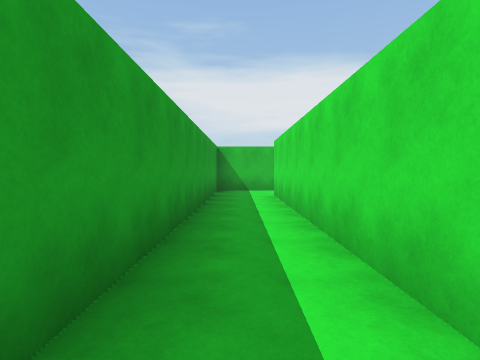
View 1 (above)

21 first-person views from a walk through a Unity game level. The camera is 1.4 m above the floor, tilts 2° down and sees 80° across. The floor is counted in squares, 2 m on a side. Each view is taken from the middle of a square. On the plan, view 1 faces up. The plan holds only what a view shows up to about 10 squares ahead; the rest is blank. The place goes on beyond the plan. The player character is not drawn.

View 2
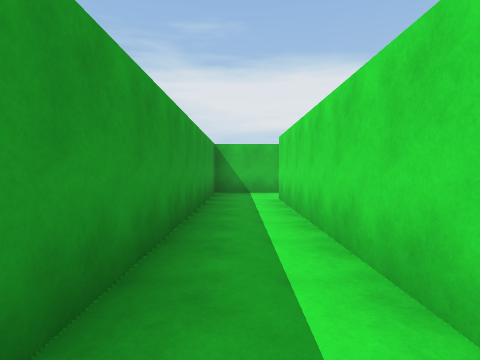

View 3
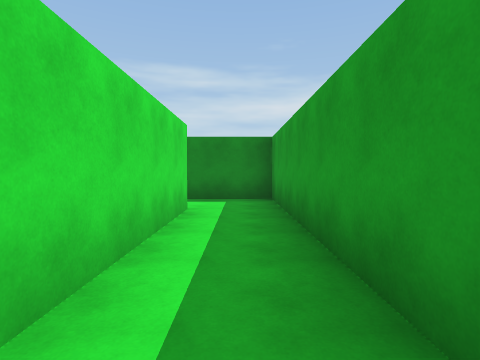

View 4
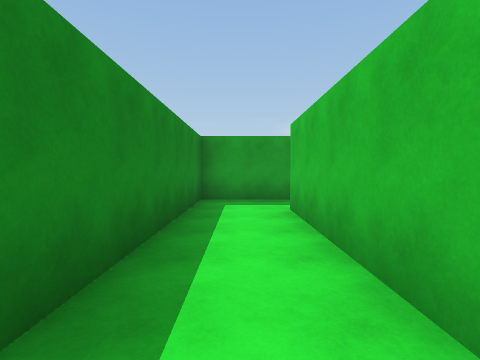

View 5
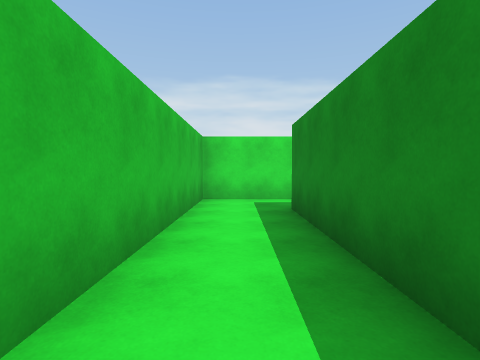

View 6
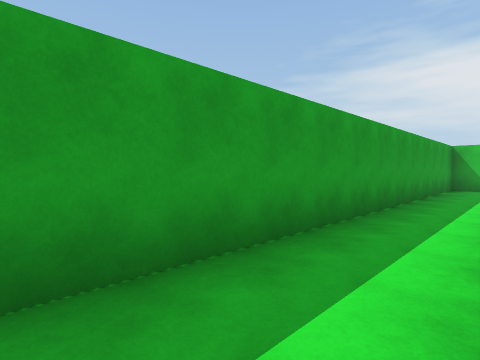

View 7
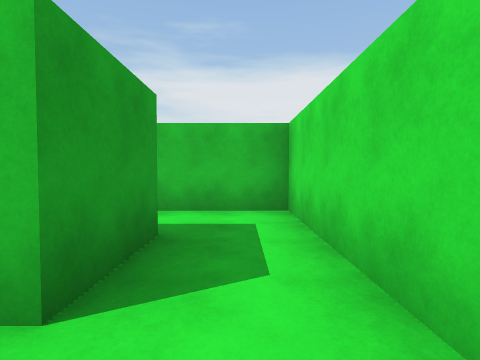

View 8
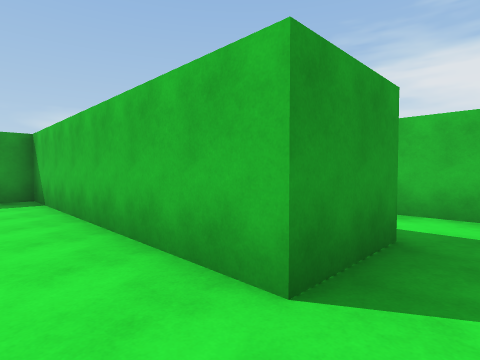

View 9
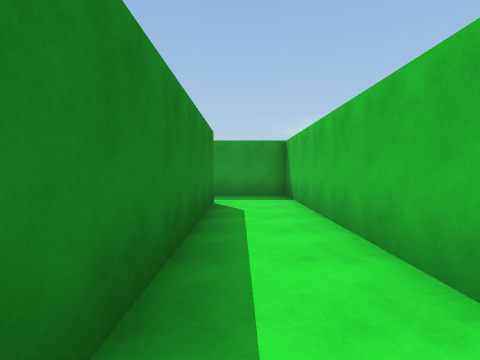

View 10
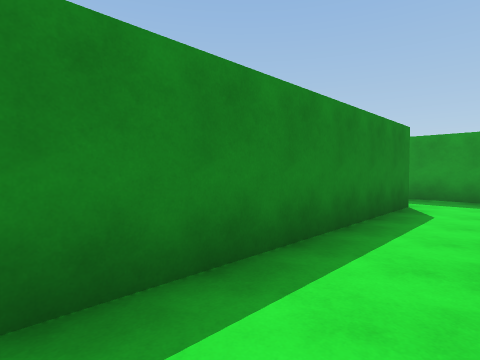

View 11
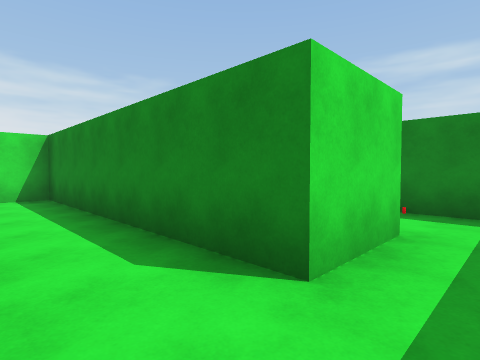

View 12
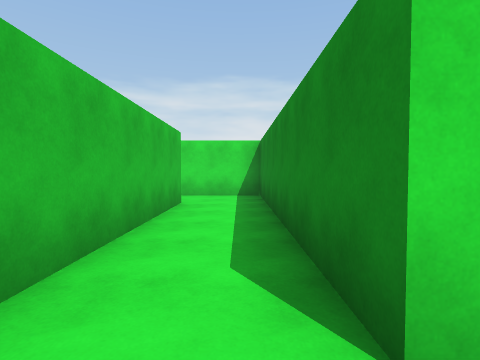

View 13
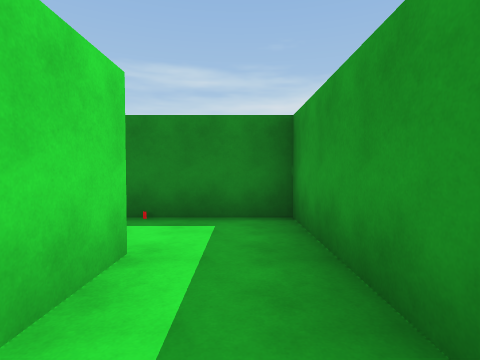

View 14
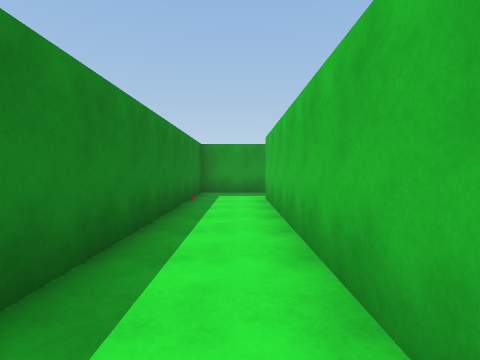

View 15
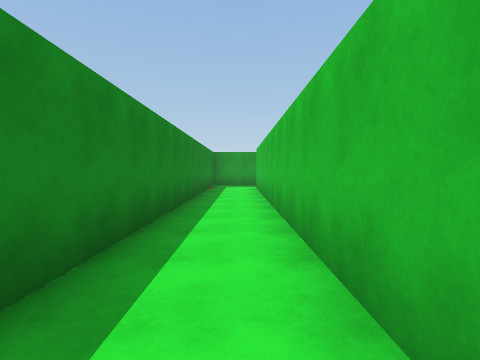

View 16
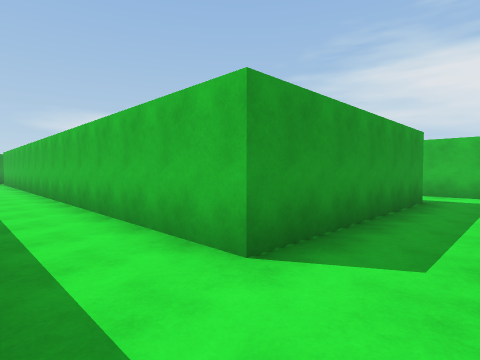

View 17
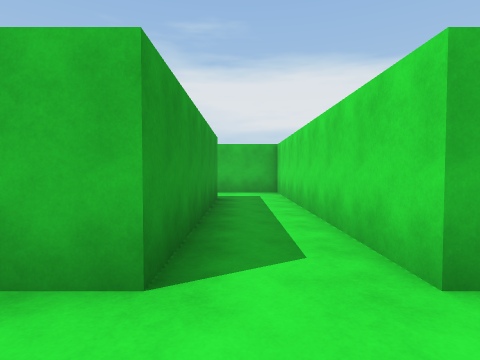

View 18
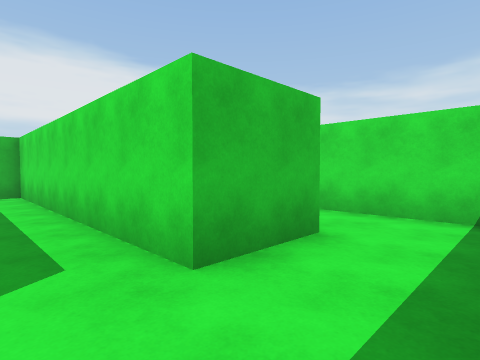

View 19
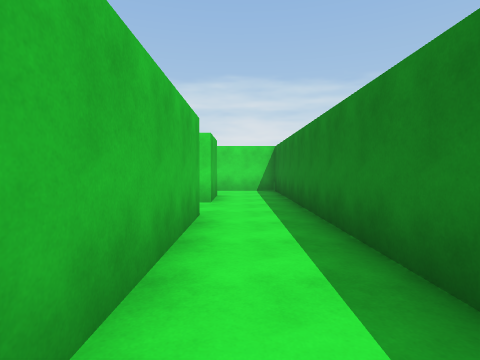

View 20
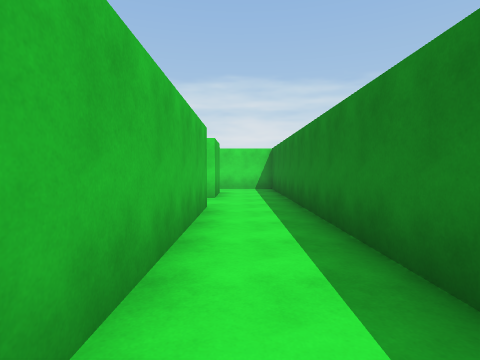

View 21
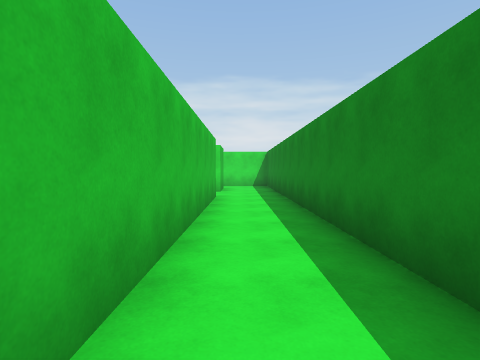

### Floor plan
Ten units are one square. View 1 is at (0, 0); x grows to the right and y downward. Boxes are objects, and circles mark ways between rooms. Rooms are numbered by the first view taken in them; rooms with no view inside come last. Other rooms are left out.
<svg viewBox="-13 -103 213 210">
<path fill="none" stroke="#000" d="M78 26 78 11 9 11 9 -80M12 -98 -8 -98 -8 29 61 29M61 29 61 47 -8 47 -8 65M9 66 78 66 78 26M182 84 182 11 160 11M164 29 164 84 9 84 9 66M-8 65 -8 102 186 102"/>
<circle cx="70" cy="35" r="3" fill="#2a7"/>
<circle cx="0" cy="75" r="3" fill="#2a7"/>
<text x="0" y="-10">1</text>
<text x="40" y="50">2</text>
<text x="110" y="90">3</text>
</svg>
Room 1 opens to room 2. Room 2 opens to room 3.

Where each view was taken, in squares from view 1:
view 1: 0 up, 0 right, facing up
view 2: 1 up, 0 right, facing up
view 3: 4 up, 0 right, facing down
view 4: 2 down, 6 right, facing left
view 5: 2 down, 1 right, facing right
view 6: 2 down, 1 right, facing up-left
view 7: 6 down, 7 right, facing up
view 8: 6 down, 7 right, facing up-left
view 9: 6 down, 7 right, facing left
view 10: 5 down, 7 right, facing down-left
view 11: 5 down, 0 right, facing down-right
view 12: 6 down, 0 right, facing right
view 13: 6 down, 0 right, facing down
view 14: 9 down, 8 right, facing left
view 15: 9 down, 12 right, facing left
view 16: 10 down, 18 right, facing up-left
view 17: 10 down, 17 right, facing up
view 18: 10 down, 17 right, facing up-right
view 19: 9 down, 12 right, facing right
view 20: 9 down, 11 right, facing right
view 21: 9 down, 9 right, facing right
